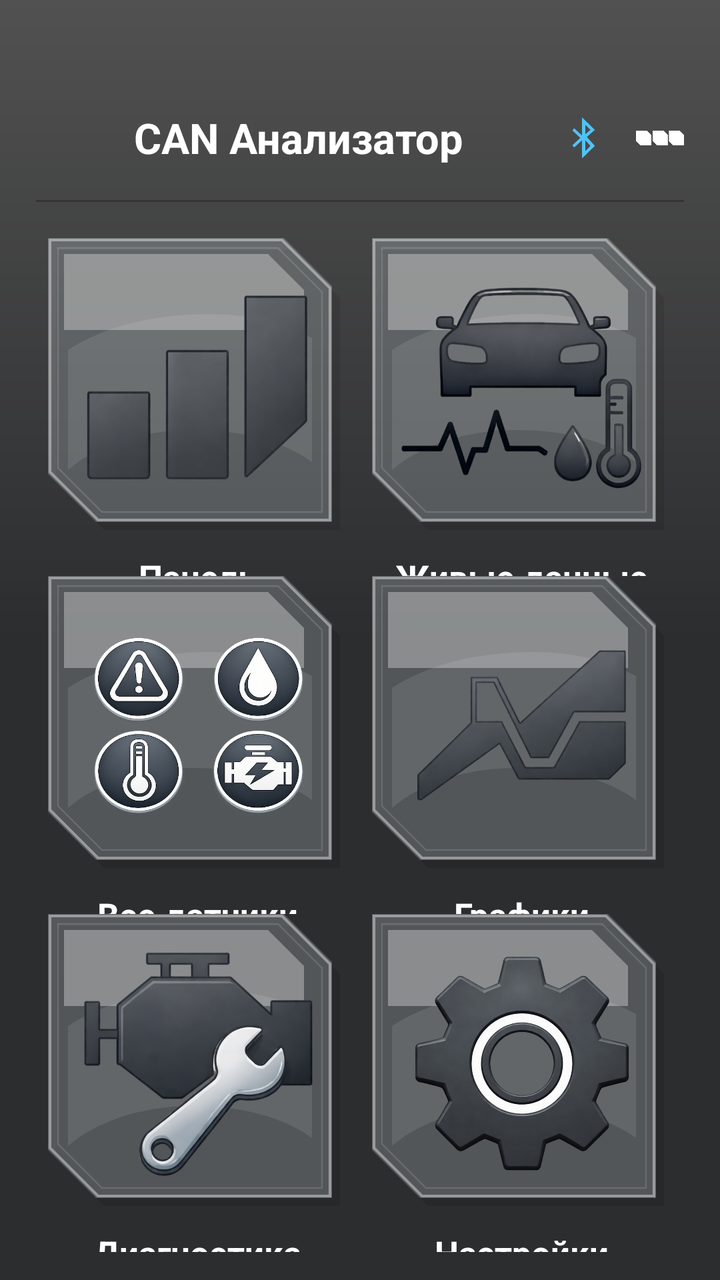
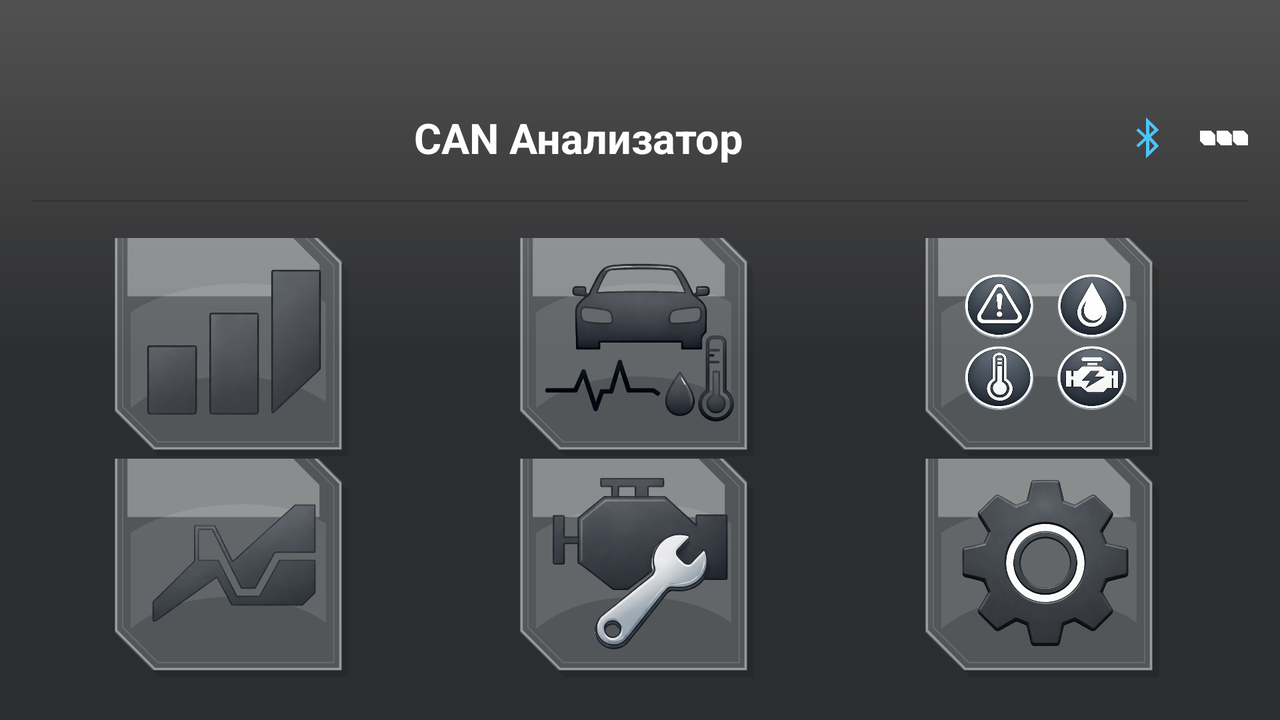

An Android layout and its configuration variant, each rendered on a device that would load it. The default file and the variant file are quoted in full after the pictures.
<!-- AndroidManifest.xml: activity theme Theme.AppCompat.DayNight.NoActionBar -->
<!-- res/layout/activity_main.xml -->
<?xml version="1.0" encoding="utf-8"?>
<LinearLayout xmlns:android="http://schemas.android.com/apk/res/android"
    android:id="@+id/main"
    android:layout_width="match_parent"
    android:layout_height="match_parent"
    android:orientation="vertical"
    android:background="@drawable/bg_app"
    android:fitsSystemWindows="true"
    android:paddingStart="18dp"
    android:paddingTop="14dp"
    android:paddingEnd="18dp"
    android:paddingBottom="14dp">

    <include layout="@layout/include_top_bar" />

    <View
        android:layout_width="match_parent"
        android:layout_height="1dp"
        android:layout_marginTop="8dp"
        android:background="#353535" />

    <LinearLayout
        android:layout_width="match_parent"
        android:layout_height="0dp"
        android:layout_weight="1"
        android:layout_marginTop="18dp"
        android:orientation="vertical"
        android:weightSum="3">

        <LinearLayout
            android:layout_width="match_parent"
            android:layout_height="0dp"
            android:layout_weight="1"
            android:orientation="horizontal"
            android:weightSum="2">

            <LinearLayout
                android:id="@+id/btnDashboard"
                android:layout_width="0dp"
                android:layout_height="match_parent"
                android:layout_weight="1"
                android:gravity="center"
                android:orientation="vertical">

                <FrameLayout
                    android:layout_width="150dp"
                    android:layout_height="150dp">

                    <ImageView
                        android:layout_width="150dp"
                        android:layout_height="150dp"
                        android:src="@drawable/bg_tile_cut"
                        android:contentDescription="tile bg" />

                    <ImageView
                        android:layout_width="114dp"
                        android:layout_height="112dp"
                        android:layout_gravity="center"
                        android:contentDescription="Панель"
                        android:scaleType="fitCenter"
                        android:src="@drawable/ic_dashboard_min" />
                </FrameLayout>

                <TextView
                    android:layout_width="wrap_content"
                    android:layout_height="wrap_content"
                    android:layout_marginTop="8dp"
                    android:text="Панель"
                    android:textColor="#FFFFFF"
                    android:textSize="17sp"
                    android:textStyle="bold" />
            </LinearLayout>

            <LinearLayout
                android:id="@+id/btnLiveData"
                android:layout_width="0dp"
                android:layout_height="match_parent"
                android:layout_weight="1"
                android:gravity="center"
                android:orientation="vertical">

                <FrameLayout
                    android:layout_width="150dp"
                    android:layout_height="150dp">

                    <ImageView
                        android:layout_width="150dp"
                        android:layout_height="150dp"
                        android:src="@drawable/bg_tile_cut"
                        android:contentDescription="tile bg" />

                    <ImageView
                        android:layout_width="122dp"
                        android:layout_height="112dp"
                        android:layout_gravity="center"
                        android:contentDescription="Живые данные"
                        android:scaleType="fitCenter"
                        android:src="@drawable/ic_live_data_min" />
                </FrameLayout>

                <TextView
                    android:layout_width="wrap_content"
                    android:layout_height="wrap_content"
                    android:layout_marginTop="8dp"
                    android:text="Живые данные"
                    android:textColor="#FFFFFF"
                    android:textSize="17sp"
                    android:textStyle="bold" />
            </LinearLayout>
        </LinearLayout>

        <LinearLayout
            android:layout_width="match_parent"
            android:layout_height="0dp"
            android:layout_weight="1"
            android:orientation="horizontal"
            android:weightSum="2">

            <LinearLayout
                android:id="@+id/btnAllSensor"
                android:layout_width="0dp"
                android:layout_height="match_parent"
                android:layout_weight="1"
                android:gravity="center"
                android:orientation="vertical">

                <FrameLayout
                    android:layout_width="150dp"
                    android:layout_height="150dp">

                    <ImageView
                        android:layout_width="150dp"
                        android:layout_height="150dp"
                        android:src="@drawable/bg_tile_cut"
                        android:contentDescription="tile bg" />

                    <ImageView
                        android:layout_width="107dp"
                        android:layout_height="137dp"
                        android:layout_gravity="center"
                        android:contentDescription="Все датчики"
                        android:scaleType="fitCenter"
                        android:src="@drawable/ic_all_sensor_min" />
                </FrameLayout>

                <TextView
                    android:layout_width="wrap_content"
                    android:layout_height="wrap_content"
                    android:layout_marginTop="8dp"
                    android:text="Все датчики"
                    android:textColor="#FFFFFF"
                    android:textSize="17sp"
                    android:textStyle="bold" />
            </LinearLayout>

            <LinearLayout
                android:id="@+id/btnGraphs"
                android:layout_width="0dp"
                android:layout_height="match_parent"
                android:layout_weight="1"
                android:gravity="center"
                android:orientation="vertical">

                <FrameLayout
                    android:layout_width="150dp"
                    android:layout_height="150dp">

                    <ImageView
                        android:layout_width="150dp"
                        android:layout_height="150dp"
                        android:src="@drawable/bg_tile_cut"
                        android:contentDescription="tile bg" />

                    <ImageView
                        android:layout_width="106dp"
                        android:layout_height="97dp"
                        android:layout_gravity="center"
                        android:contentDescription="Графики"
                        android:scaleType="fitCenter"
                        android:src="@drawable/ic_graphs_min" />
                </FrameLayout>

                <TextView
                    android:layout_width="wrap_content"
                    android:layout_height="wrap_content"
                    android:layout_marginTop="8dp"
                    android:text="Графики"
                    android:textColor="#FFFFFF"
                    android:textSize="17sp"
                    android:textStyle="bold" />
            </LinearLayout>
        </LinearLayout>

        <LinearLayout
            android:layout_width="match_parent"
            android:layout_height="0dp"
            android:layout_weight="1"
            android:orientation="horizontal"
            android:weightSum="2">

            <LinearLayout
                android:id="@+id/btnDiagnose"
                android:layout_width="0dp"
                android:layout_height="match_parent"
                android:layout_weight="1"
                android:gravity="center"
                android:orientation="vertical">

                <FrameLayout
                    android:layout_width="150dp"
                    android:layout_height="150dp">

                    <ImageView
                        android:layout_width="150dp"
                        android:layout_height="150dp"
                        android:src="@drawable/bg_tile_cut"
                        android:contentDescription="tile bg" />

                    <ImageView
                        android:layout_width="120dp"
                        android:layout_height="112dp"
                        android:layout_gravity="center"
                        android:contentDescription="Диагностика"
                        android:scaleType="fitCenter"
                        android:src="@drawable/ic_diagnose_min" />
                </FrameLayout>

                <TextView
                    android:layout_width="wrap_content"
                    android:layout_height="wrap_content"
                    android:layout_marginTop="8dp"
                    android:text="Диагностика"
                    android:textColor="#FFFFFF"
                    android:textSize="17sp"
                    android:textStyle="bold" />
            </LinearLayout>

            <LinearLayout
                android:id="@+id/btnSettings"
                android:layout_width="0dp"
                android:layout_height="match_parent"
                android:layout_weight="1"
                android:gravity="center"
                android:orientation="vertical">

                <FrameLayout
                    android:layout_width="150dp"
                    android:layout_height="150dp">

                    <ImageView
                        android:layout_width="150dp"
                        android:layout_height="150dp"
                        android:src="@drawable/bg_tile_cut"
                        android:contentDescription="tile bg" />

                    <ImageView
                        android:layout_width="108dp"
                        android:layout_height="108dp"
                        android:layout_gravity="center"
                        android:contentDescription="Настройки"
                        android:scaleType="fitCenter"
                        android:src="@drawable/ic_settings_min" />
                </FrameLayout>

                <TextView
                    android:layout_width="wrap_content"
                    android:layout_height="wrap_content"
                    android:layout_marginTop="8dp"
                    android:text="Настройки"
                    android:textColor="#FFFFFF"
                    android:textSize="17sp"
                    android:textStyle="bold" />
            </LinearLayout>
        </LinearLayout>

    </LinearLayout>

</LinearLayout>
<!-- res/layout/include_top_bar.xml (included above) -->
<?xml version="1.0" encoding="utf-8"?>
<LinearLayout xmlns:android="http://schemas.android.com/apk/res/android"
    android:layout_width="match_parent"
    android:layout_height="wrap_content"
    android:orientation="vertical">

    
    <View
        android:layout_width="match_parent"
        android:layout_height="32dp"
        android:background="@android:color/transparent" />

    <LinearLayout
        android:layout_width="match_parent"
        android:layout_height="46dp"
        android:gravity="center_vertical"
        android:orientation="horizontal">

        <TextView
            android:id="@+id/tvTitle"
            android:layout_width="0dp"
            android:layout_height="wrap_content"
            android:layout_weight="1"
            android:gravity="center"
            android:text="CAN Анализатор"
            android:textColor="#FFFFFF"
            android:textSize="21sp"
            android:textStyle="bold" />

        <ImageView
            android:id="@+id/ivBluetooth"
            android:layout_width="24dp"
            android:layout_height="24dp"
            android:layout_marginEnd="14dp"
            android:src="@android:drawable/stat_sys_data_bluetooth"
            android:tint="#4FC3F7"
            android:contentDescription="Bluetooth" />

        <ImageView
            android:id="@+id/ivMenuRight"
            android:layout_width="24dp"
            android:layout_height="24dp"
            android:src="@drawable/ic_more_dots"
            android:tint="#FFFFFF"
            android:contentDescription="Ещё" />

    </LinearLayout>

</LinearLayout>
<!-- resources referenced by this layout -->
<resources>
  <!-- drawable bg_app (drawable) -->
  <?xml version="1.0" encoding="utf-8"?>
  <shape xmlns:android="http://schemas.android.com/apk/res/android">
  
      <gradient
          android:startColor="#515151"
          android:centerColor="#2c2d2f"
          android:endColor="#2c2d2f"
          android:angle="270"/>
  
  </shape>
  <!-- drawable bg_tile_cut (drawable) -->
  <vector xmlns:android="http://schemas.android.com/apk/res/android"
      android:width="150dp"
      android:height="150dp"
      android:viewportWidth="150"
      android:viewportHeight="150">
  
      
      <path
          android:fillColor="#18000000"
          android:pathData="M4,6 L122,6 L146,30 L146,146 L28,146 L4,122 Z" />
  
      
      <path
          android:fillColor="#26FFFFFF"
          android:pathData="M0,0 L118,0 L142,24 L142,142 L24,142 L0,118 Z" />
  
      
      <path
          android:fillColor="#14C7E8FF"
          android:pathData="M0,0 L118,0 L142,24 L142,142 L24,142 L0,118 Z" />
  
      
      <path
          android:fillColor="#52FFFFFF"
          android:pathData="M8,8 L110,8 L128,26 L128,46 L8,46 Z" />
  
      
      <path
          android:fillColor="#18FFFFFF"
          android:pathData="M10,56 C28,44 54,38 80,38 C100,38 118,42 132,50 L132,112 C118,102 98,96 72,96 C46,96 24,104 10,116 Z" />
  
      
      <path
          android:fillColor="#00000000"
          android:strokeWidth="1.4"
          android:strokeColor="#66FFFFFF"
          android:pathData="M1,1 L117,1 L141,25 L141,141 L25,141 L1,117 Z" />
  
      
      <path
          android:fillColor="#00000000"
          android:strokeWidth="0.8"
          android:strokeColor="#22FFFFFF"
          android:pathData="M5,5 L115,5 L137,27 L137,137 L27,137 L5,115 Z" />
  </vector>
  <!-- drawable ic_all_sensor_min: png bitmap (drawable, 476601 bytes) -->
  <!-- drawable ic_dashboard_min: png bitmap (drawable, 62687 bytes) -->
  <!-- drawable ic_diagnose_min: png bitmap (drawable, 169874 bytes) -->
  <!-- drawable ic_graphs_min: png bitmap (drawable, 97942 bytes) -->
  <!-- drawable ic_live_data_min: png bitmap (drawable, 135992 bytes) -->
  <!-- drawable ic_more_dots: png bitmap (drawable, 9707 bytes) -->
  <!-- drawable ic_settings_min: png bitmap (drawable, 288242 bytes) -->
</resources>
<!-- res/layout-land/activity_main.xml (the repository's variant of the layout above) -->
<!-- drawn on the phone turned sideways -->
<?xml version="1.0" encoding="utf-8"?>
<LinearLayout xmlns:android="http://schemas.android.com/apk/res/android"
    android:id="@+id/main"
    android:layout_width="match_parent"
    android:layout_height="match_parent"
    android:orientation="vertical"
    android:background="@drawable/bg_app"
    android:fitsSystemWindows="true"
    android:paddingStart="16dp"
    android:paddingTop="14dp"
    android:paddingEnd="16dp"
    android:paddingBottom="20dp">

    <include layout="@layout/include_top_bar" />

    <View
        android:layout_width="match_parent"
        android:layout_height="1dp"
        android:layout_marginTop="8dp"
        android:background="#353535" />

    
    <LinearLayout
        android:layout_width="match_parent"
        android:layout_height="0dp"
        android:layout_weight="1"
        android:layout_marginTop="18dp"
        android:orientation="vertical"
        android:weightSum="2">

        
        <LinearLayout
            android:layout_width="match_parent"
            android:layout_height="0dp"
            android:layout_weight="1"
            android:orientation="horizontal"
            android:weightSum="3">

            <LinearLayout
                android:id="@+id/btnDashboard"
                android:layout_width="0dp"
                android:layout_height="match_parent"
                android:layout_weight="1"
                android:gravity="center"
                android:orientation="vertical">

                <FrameLayout
                    android:layout_width="120dp"
                    android:layout_height="120dp"
                    android:layout_gravity="center">

                    <ImageView
                        android:layout_width="120dp"
                        android:layout_height="120dp"
                        android:src="@drawable/bg_tile_cut"
                        android:contentDescription="tile bg" />

                    <ImageView
                        android:layout_width="90dp"
                        android:layout_height="88dp"
                        android:layout_gravity="center"
                        android:contentDescription="Панель"
                        android:scaleType="fitCenter"
                        android:src="@drawable/ic_dashboard_min" />
                </FrameLayout>

                <TextView
                    android:layout_width="wrap_content"
                    android:layout_height="wrap_content"
                    android:layout_marginTop="6dp"
                    android:text="Панель"
                    android:textColor="#FFFFFF"
                    android:textSize="15sp"
                    android:textStyle="bold" />
            </LinearLayout>

            <LinearLayout
                android:id="@+id/btnLiveData"
                android:layout_width="0dp"
                android:layout_height="match_parent"
                android:layout_weight="1"
                android:gravity="center"
                android:orientation="vertical">

                <FrameLayout
                    android:layout_width="120dp"
                    android:layout_height="120dp"
                    android:layout_gravity="center">

                    <ImageView
                        android:layout_width="120dp"
                        android:layout_height="120dp"
                        android:src="@drawable/bg_tile_cut"
                        android:contentDescription="tile bg" />

                    <ImageView
                        android:layout_width="96dp"
                        android:layout_height="88dp"
                        android:layout_gravity="center"
                        android:contentDescription="Живые данные"
                        android:scaleType="fitCenter"
                        android:src="@drawable/ic_live_data_min" />
                </FrameLayout>

                <TextView
                    android:layout_width="wrap_content"
                    android:layout_height="wrap_content"
                    android:layout_marginTop="6dp"
                    android:text="Живые данные"
                    android:textColor="#FFFFFF"
                    android:textSize="15sp"
                    android:textStyle="bold" />
            </LinearLayout>

            <LinearLayout
                android:id="@+id/btnAllSensor"
                android:layout_width="0dp"
                android:layout_height="match_parent"
                android:layout_weight="1"
                android:gravity="center"
                android:orientation="vertical">

                <FrameLayout
                    android:layout_width="120dp"
                    android:layout_height="120dp"
                    android:layout_gravity="center">

                    <ImageView
                        android:layout_width="120dp"
                        android:layout_height="120dp"
                        android:src="@drawable/bg_tile_cut"
                        android:contentDescription="tile bg" />

                    <ImageView
                        android:layout_width="83dp"
                        android:layout_height="105dp"
                        android:layout_gravity="center"
                        android:contentDescription="Все датчики"
                        android:scaleType="fitCenter"
                        android:src="@drawable/ic_all_sensor_min" />
                </FrameLayout>

                <TextView
                    android:layout_width="wrap_content"
                    android:layout_height="wrap_content"
                    android:layout_marginTop="6dp"
                    android:text="Все датчики"
                    android:textColor="#FFFFFF"
                    android:textSize="15sp"
                    android:textStyle="bold" />
            </LinearLayout>
        </LinearLayout>

        
        <LinearLayout
            android:layout_width="match_parent"
            android:layout_height="0dp"
            android:layout_weight="1"
            android:orientation="horizontal"
            android:weightSum="3">

            <LinearLayout
                android:id="@+id/btnGraphs"
                android:layout_width="0dp"
                android:layout_height="match_parent"
                android:layout_weight="1"
                android:gravity="center"
                android:orientation="vertical">

                <FrameLayout
                    android:layout_width="120dp"
                    android:layout_height="120dp"
                    android:layout_gravity="center">

                    <ImageView
                        android:layout_width="120dp"
                        android:layout_height="120dp"
                        android:src="@drawable/bg_tile_cut"
                        android:contentDescription="tile bg" />

                    <ImageView
                        android:layout_width="83dp"
                        android:layout_height="76dp"
                        android:layout_gravity="center"
                        android:contentDescription="Графики"
                        android:scaleType="fitCenter"
                        android:src="@drawable/ic_graphs_min" />
                </FrameLayout>

                <TextView
                    android:layout_width="wrap_content"
                    android:layout_height="wrap_content"
                    android:layout_marginTop="6dp"
                    android:text="Графики"
                    android:textColor="#FFFFFF"
                    android:textSize="15sp"
                    android:textStyle="bold" />
            </LinearLayout>

            <LinearLayout
                android:id="@+id/btnDiagnose"
                android:layout_width="0dp"
                android:layout_height="match_parent"
                android:layout_weight="1"
                android:gravity="center"
                android:orientation="vertical">

                <FrameLayout
                    android:layout_width="120dp"
                    android:layout_height="120dp"
                    android:layout_gravity="center">

                    <ImageView
                        android:layout_width="120dp"
                        android:layout_height="120dp"
                        android:src="@drawable/bg_tile_cut"
                        android:contentDescription="tile bg" />

                    <ImageView
                        android:layout_width="94dp"
                        android:layout_height="86dp"
                        android:layout_gravity="center"
                        android:contentDescription="Диагностика"
                        android:scaleType="fitCenter"
                        android:src="@drawable/ic_diagnose_min" />
                </FrameLayout>

                <TextView
                    android:layout_width="wrap_content"
                    android:layout_height="wrap_content"
                    android:layout_marginTop="6dp"
                    android:text="Диагностика"
                    android:textColor="#FFFFFF"
                    android:textSize="15sp"
                    android:textStyle="bold" />
            </LinearLayout>

            <LinearLayout
                android:id="@+id/btnSettings"
                android:layout_width="0dp"
                android:layout_height="match_parent"
                android:layout_weight="1"
                android:gravity="center"
                android:orientation="vertical">

                <FrameLayout
                    android:layout_width="120dp"
                    android:layout_height="120dp"
                    android:layout_gravity="center">

                    <ImageView
                        android:layout_width="120dp"
                        android:layout_height="120dp"
                        android:src="@drawable/bg_tile_cut"
                        android:contentDescription="tile bg" />

                    <ImageView
                        android:layout_width="84dp"
                        android:layout_height="84dp"
                        android:layout_gravity="center"
                        android:contentDescription="Настройки"
                        android:scaleType="fitCenter"
                        android:src="@drawable/ic_settings_min" />
                </FrameLayout>

                <TextView
                    android:layout_width="wrap_content"
                    android:layout_height="wrap_content"
                    android:layout_marginTop="6dp"
                    android:text="Настройки"
                    android:textColor="#FFFFFF"
                    android:textSize="15sp"
                    android:textStyle="bold" />
            </LinearLayout>
        </LinearLayout>
    </LinearLayout>
</LinearLayout>
